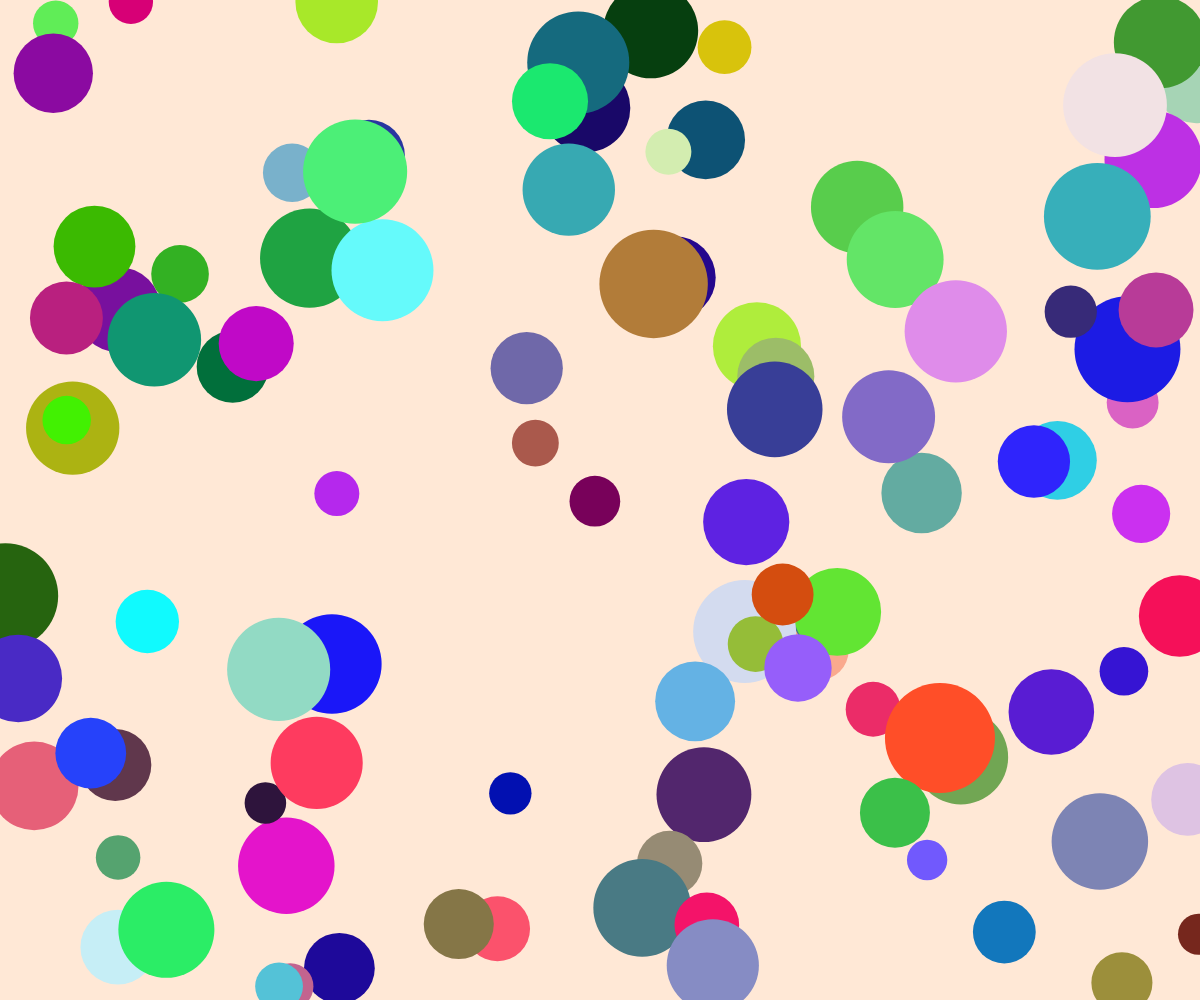
Frame 1 (no input)
Frame 60 (no input): identical to frame 1, image omitted
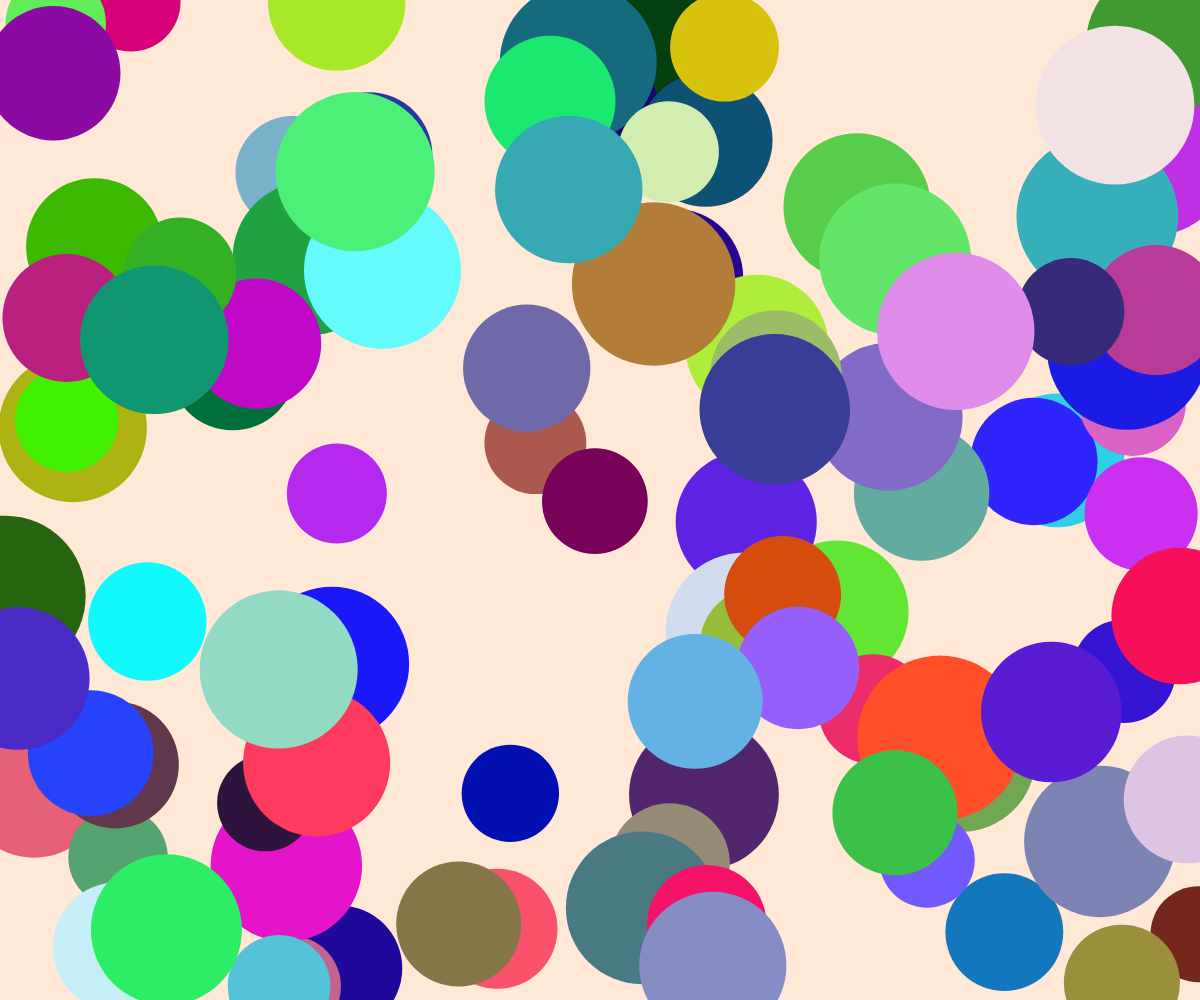
Frame 120 (the mouse pressed at the canvas centre since frame 60)

The p5.js sketch that drew these frames (run headless with seeded random() and noise() and a simulated clock; from frame 60 on, the mouse is pressed at the canvas centre):

// p5.js sketch
// ── sketch.js
let circles = [];

function setup() {
  createCanvas(windowWidth, windowHeight); // 全視窗畫布
  background('#ffe8d6'); // 設定背景顏色

  // 生成 40 個圓形
  for (let i = 0; i < 100; i++) {
    circles.push({
      x: random(width), // 隨機 X 座標
      y: random(height), // 隨機 Y 座標
      size: random(30, 100), // 隨機大小
      color: color(random(255), random(255), random(255)) // 隨機鮮豔顏色
    });
  }
}

function draw() {
  background('#ffe8d6'); // 每次重繪背景

  // 根據滑鼠 X 座標調整圓形大小
  let sizeOffset = map(mouseX, 0, width, 10, 120);

  // 繪製所有圓形
  for (let circle of circles) {
    fill(circle.color);
    noStroke();
    ellipse(circle.x, circle.y, circle.size + sizeOffset); // 圓形大小隨滑鼠變化
  }
}

function windowResized() {
  resizeCanvas(windowWidth, windowHeight); // 當視窗大小改變時調整畫布
}

// ── style.css
/* css主要設定網頁html格式設定 */
html, body {
  margin: 0; /* 移除預設的外邊距 */
  padding: 0; /* 移除預設的內邊距 */
  height: 100%; /* 設定高度為視窗的 100% */
  overflow: hidden; /* 隱藏滾動條 */
}

canvas {
  display: block; /* 將畫布設為區塊元素 */
  position: absolute; /* 絕對定位 */
  top: 0; /* 畫布頂部對齊視窗 */
  left: 0; /* 畫布左側對齊視窗 */
  z-index: 1; /* 設定畫布為最底層 */
}

/* 選單樣式 */
.menu {
  position: absolute; /* 絕對定位 */
  top: 12px; /* 距離視窗頂部 12px */
  right: 12px; /* 距離視窗右側 12px */
  list-style: none; /* 移除列表的預設樣式 */
  margin: 0; /* 移除外邊距 */
  padding: 0; /* 移除內邊距 */
  display: flex; /* 使用 Flexbox 排列選單項目 */
  gap: 20px; /* 選單項目之間的間距 */
  z-index: 3; /* 設定選單為最上層 */
}

.menu li {
  position: relative; /* 設定為相對定位，方便子選單定位 */
}

.menu a {
  text-decoration: none; /* 移除超連結的預設底線 */
  color: #333; /* 設定文字顏色 */
  font-size: 20px; /* 設定文字大小 */
  font-weight: bold; /* 設定文字加粗 */
  padding: 10px 15px; /* 設定內邊距，增加點擊範圍 */
  border: 2px solid #cbc0d3; /* 設定邊框樣式 */
  border-radius: 8px; /* 設定圓角 */
  background-color: rgba(222, 226, 255); /* 設定背景顏色及透明度 */
  transition: background-color 0.3s, color 0.3s; /* 增加背景顏色和文字顏色的過渡效果 */
}

.menu a:hover {
  background-color: rgba(255, 232, 214, 0.2); /* 滑鼠懸停時的背景顏色及透明度 */
  color: #000; /* 滑鼠懸停時的文字顏色 */
}

/* 子下拉式選單 */
.submenu {
  display: none; /* 預設隱藏子選單 */
  position: absolute; /* 絕對定位 */
  top: 100%; /* 子選單緊貼主選單底部 */
  left: 0; /* 子選單與主選單左側對齊 */
  list-style: none; /* 移除列表的預設樣式 */
  margin: 0; /* 移除外邊距 */
  padding: 0; /* 移除內邊距 */
  background-color: rgba(255, 232, 214, 0.2); /* 設定背景顏色及透明度 */
  border: 1px solid #cbc0d3; /* 設定邊框樣式 */
  border-radius: 8px; /* 設定圓角 */
  z-index: 3; /* 設定子選單為最上層 */
}

.submenu li {
  margin: 0; /* 移除子選單項目的外邊距 */
}

.submenu a {
  display: block; /* 設定子選單項目為區塊元素 */
  padding: 10px 15px; /* 設定內邊距，增加點擊範圍 */
  font-size: 16px; /* 設定子選單文字大小 */
}

.dropdown:hover .submenu {
  display: block; /* 當滑鼠懸停在主選單項目時，顯示子選單 */
}

/* iframe 樣式 */
#iframe-container {
  position: absolute; /* 絕對定位 */
  top: 50%; /* 垂直置中 */
  left: 50%; /* 水平置中 */
  transform: translate(-50%, -50%); /* 使用 transform 進行精確置中 */
  width: 80%; /* 設定 iframe 寬度為視窗的 80% */
  height: 80%; /* 設定 iframe 高度為視窗的 80% */
  z-index: 2; /* 設定 iframe 為第二層 */
  background-color: rgba(0, 0, 0, 0.2); /* 設定背景顏色及透明度 */
}

iframe {
  width: 100%; /* 設定 iframe 寬度為容器的 100% */
  height: 100%; /* 設定 iframe 高度為容器的 100% */
  border: none; /* 移除 iframe 的邊框 */
}
